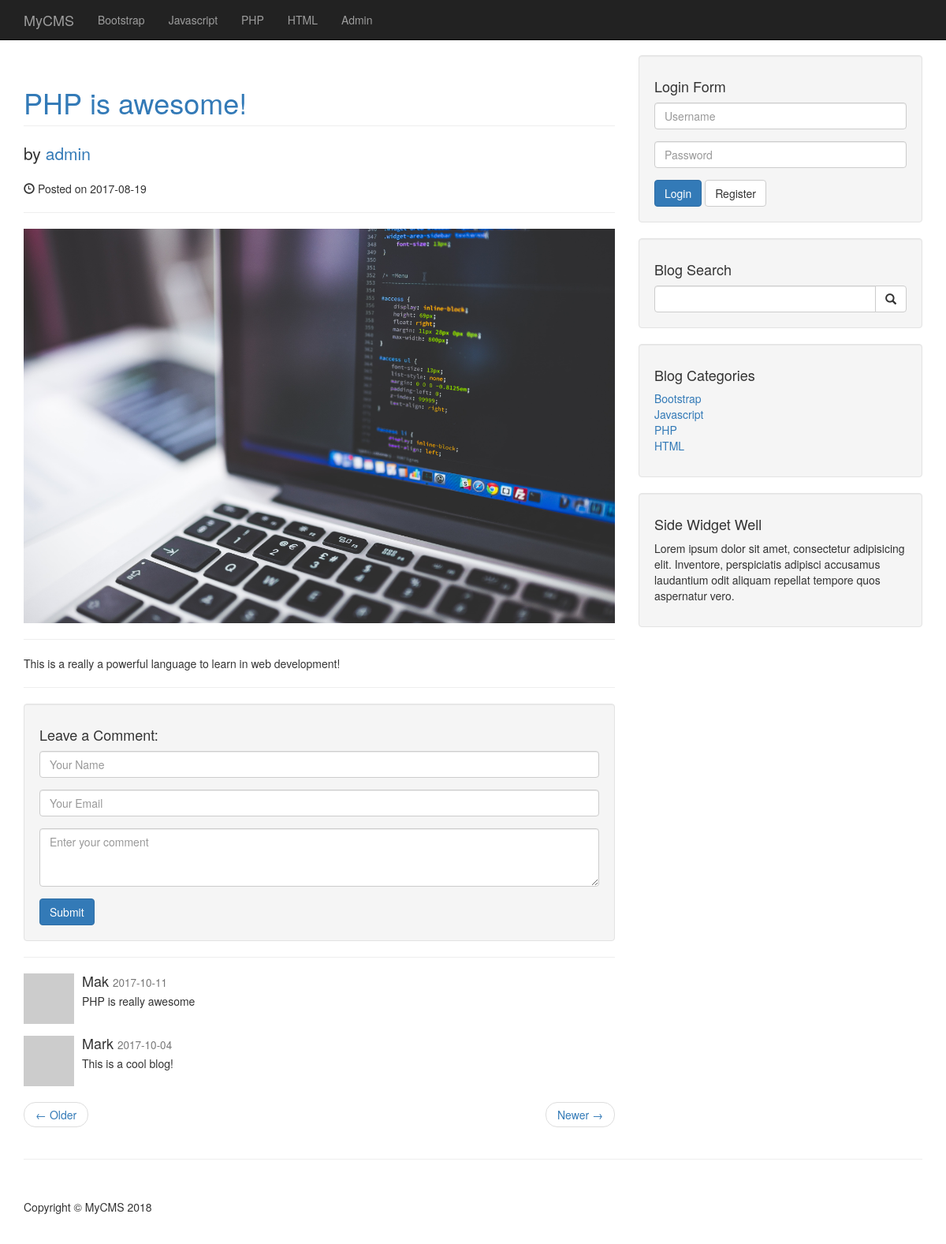
Screenshot of /post.php?post_id=1 with the database file from the repository.
### tables this page shows
CREATE TABLE `tblcategories` (
  `category_id` int(3) NOT NULL,
  `category_title` varchar(255) NOT NULL
);

CREATE TABLE `tblposts` (
  `post_id` int(11) NOT NULL,
  `post_title` varchar(255) NOT NULL,
  `post_author` int(11) NOT NULL,
  `post_date` date NOT NULL,
  `post_image` text NOT NULL,
  `post_content` text NOT NULL,
  `post_tags` varchar(255) NOT NULL,
  `post_comment_count` int(11) NOT NULL,
  `post_status` varchar(255) NOT NULL DEFAULT 'draft',
  `post_views_count` int(11) NOT NULL,
  `category_id` int(11) NOT NULL
);

CREATE TABLE `tblusers` (
  `user_id` int(11) NOT NULL,
  `username` varchar(255) NOT NULL,
  `password` varchar(255) NOT NULL,
  `firstname` varchar(255) NOT NULL,
  `lastname` varchar(255) NOT NULL,
  `email` varchar(255) NOT NULL,
  `image` text NOT NULL,
  `user_role` varchar(255) NOT NULL DEFAULT 'Subscriber'
);

CREATE TABLE `tblcomments` (
  `comment_id` int(11) NOT NULL,
  `comment_author` varchar(255) NOT NULL,
  `comment_email` varchar(255) NOT NULL,
  `comment_content` text NOT NULL,
  `comment_status` varchar(255) NOT NULL,
  `comment_date` date NOT NULL,
  `post_id` int(11) NOT NULL
);

### post.php (the view, shortened to what this page needs)
<?php require_once('includes/header.php'); ?>
    <?php require_once('includes/nav.php'); ?>
    <div class="container">
        <div class="row">
            <div class="col-md-8">
                <?php
                    if(isset($_GET['post_id'])) {
                        $post_id = clean($_GET['post_id']);
                    }
                    $posts_info = array();
                    $query = "SELECT * FROM tblposts JOIN tblusers ON tblusers.user_id = tblposts.post_author WHERE post_id = {$post_id}";
                    $result = mysqli_query($connection, $query);
                    if($result) {
                        while($row = mysqli_fetch_assoc($result)) {
                            $posts_info['post_id'] = $row['post_id'];
                            $posts_info['post_title'] = $row['post_title'];
                            $posts_info['post_author'] = $row['username'];
                            $posts_info['post_date'] = $row['post_date'];
                            $posts_info['post_image'] = $row['post_image'];
                            $posts_info['post_content'] = $row['post_content'];
                ?>
                <h1 class="page-header">
                    <a href="post.php?post_id=<?php echo $posts_info['post_id']; ?>"><?php echo $posts_info['post_title']; ?></a>
                </h1>
                <p class="lead">
                    by <a href="author_posts.php?post_author=<?php echo $posts_info['post_author']; ?>"><?php echo $posts_info['post_author']; ?></a>
                </p>
                <p><span class="glyphicon glyphicon-time"></span> Posted on <?php echo $posts_info['post_date']; ?></p>
                <hr>
                <img class="img-responsive" src="images/<?php echo $posts_info['post_image']; ?>" alt="">
                <hr>
                <p><?php echo $posts_info['post_content']; ?></p>
                <hr>
                <?php   }
                    }
                ?>
                <div class="well">
                    <h4>Leave a Comment:</h4>
                    <form method="post" role="form">
                        <div class="form-group">
                            <input type="text" class="form-control" name="comment_author" placeholder="Your Name" required>
                        </div>
                        <div class="form-group">
                            <input type="email" class="form-control" name="comment_email" placeholder="Your Email" required>
                        </div>
                        <div class="form-group">
                            <textarea class="form-control" rows="3" placeholder="Enter your comment" name="comment_content" required></textarea>
                        </div>
                        <button type="submit" class="btn btn-primary" name="create_comment">Submit</button>
                    </form>
                </div>
                <hr>
                <?php
                    $comments_query = "SELECT * FROM tblcomments WHERE post_id = {$post_id} AND comment_status = 'Approved' ORDER BY comment_id DESC";
                    $comments_result = mysqli_query($connection, $comments_query);
                    if($comments_result) {
                        while($row = mysqli_fetch_assoc($comments_result)) {
                            $comment_author = $row['comment_author'];
                            $comment_content = $row['comment_content'];
                            $comment_date = $row['comment_date'];
                        ?>
                        <div class="media">
                            <a class="pull-left" href="#">
                                <img class="media-object" src="http://placehold.it/64x64" alt="">
                            </a>
                            <div class="media-body">
                                <h4 class="media-heading"><?php echo $comment_author; ?>
                                    <small><?php echo $comment_date; ?></small>
                                </h4>
                                <?php echo $comment_content; ?>
                            </div>
                        </div>
                        <?php
                        }
                    } else {
                        die('Query failed ' . mysqli_error($connection));
                    }
                ?>
                <ul class="pager">
                    <li class="previous">
                        <a href="#">&larr; Older</a>
                    </li>
                    <li class="next">
                        <a href="#">Newer &rarr;</a>
                    </li>
                </ul>
            </div>
            <?php require_once('includes/sidebar.php') ?>
        <hr>
<?php require_once('includes/footer.php') ?>

### includes/functions.php
<?php require_once('db.php'); ?>
<?php
    function clean($value) {
        global $connection;
        return mysqli_real_escape_string($connection, trim($value));
    }
    function getCategories() {
        global $connection;
        $query = "SELECT * FROM tblcategories;";
        $result = mysqli_query($connection, $query);
        if($result) {
            while($row = mysqli_fetch_assoc($result)) {
                $category_id = $row['category_id'];
                $category_title = $row['category_title'];
                echo "<li><a href='category.php?category={$category_id}'>{$category_title}</a></li>";
            }
        }
    }
?>

### css/blog-home.css (style rules this page uses)
body { padding-top: 70px; }

### rows the page displays
tblcategories: category_title "Bootstrap"
tblcategories: category_title "Javascript"
tblcategories: category_title "PHP"
tblcategories: category_title "HTML"
tblposts: post_title "PHP is awesome!", tblusers.username "admin", post_date "2017-08-19", post_image (picture), post_content "This is a really a powerful language to learn in web development!"
tblcomments: comment_author "Mak", comment_date "2017-10-11", comment_content "PHP is really awesome"
tblcomments: comment_author "Mark", comment_date "2017-10-04", comment_content "This is a cool blog!"
